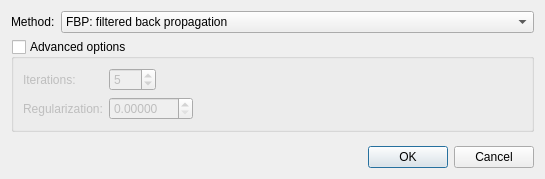
<?xml version="1.0" encoding="UTF-8"?>
<ui version="4.0">
 <class>TomoToolConfigAstra</class>
 <widget class="QDialog" name="TomoToolConfigAstra">
  <property name="windowModality">
   <enum>Qt::WindowModal</enum>
  </property>
  <property name="geometry">
   <rect>
    <x>0</x>
    <y>0</y>
    <width>545</width>
    <height>179</height>
   </rect>
  </property>
  <property name="windowTitle">
   <string>Astra Toolbox Configuration</string>
  </property>
  <layout class="QVBoxLayout" name="verticalLayout">
   <item>
    <layout class="QHBoxLayout" name="horizontalLayout_2">
     <item>
      <widget class="QLabel" name="label_method">
       <property name="text">
        <string>Method:</string>
       </property>
      </widget>
     </item>
     <item>
      <widget class="QComboBox" name="comboBox_method">
       <property name="sizePolicy">
        <sizepolicy hsizetype="Preferred" vsizetype="Fixed">
         <horstretch>1</horstretch>
         <verstretch>0</verstretch>
        </sizepolicy>
       </property>
       <item>
        <property name="text">
         <string>FBP: filtered back propagation</string>
        </property>
       </item>
       <item>
        <property name="text">
         <string>SIRT: statistical image reconstruction</string>
        </property>
       </item>
      </widget>
     </item>
    </layout>
   </item>
   <item>
    <widget class="QGroupBox" name="groupBox">
     <property name="title">
      <string>Advanced options</string>
     </property>
     <property name="checkable">
      <bool>true</bool>
     </property>
     <property name="checked">
      <bool>false</bool>
     </property>
     <layout class="QGridLayout" name="gridLayout">
      <item row="0" column="0">
       <widget class="QLabel" name="label_iter">
        <property name="text">
         <string>Iterations:</string>
        </property>
       </widget>
      </item>
      <item row="0" column="1">
       <widget class="QSpinBox" name="spinBox_iter">
        <property name="minimum">
         <number>1</number>
        </property>
        <property name="maximum">
         <number>999</number>
        </property>
        <property name="value">
         <number>5</number>
        </property>
       </widget>
      </item>
      <item row="0" column="2" colspan="2">
       <spacer name="horizontalSpacer_4">
        <property name="orientation">
         <enum>Qt::Horizontal</enum>
        </property>
        <property name="sizeHint" stdset="0">
         <size>
          <width>178</width>
          <height>20</height>
         </size>
        </property>
       </spacer>
      </item>
      <item row="1" column="0">
       <widget class="QLabel" name="label_cli_options">
        <property name="text">
         <string>Regularization:</string>
        </property>
       </widget>
      </item>
      <item row="1" column="1" colspan="2">
       <widget class="QDoubleSpinBox" name="doubleSpinBox_regularization">
        <property name="decimals">
         <number>5</number>
        </property>
        <property name="maximum">
         <double>180.000000000000000</double>
        </property>
       </widget>
      </item>
      <item row="1" column="3">
       <spacer name="horizontalSpacer_5">
        <property name="orientation">
         <enum>Qt::Horizontal</enum>
        </property>
        <property name="sizeHint" stdset="0">
         <size>
          <width>305</width>
          <height>20</height>
         </size>
        </property>
       </spacer>
      </item>
     </layout>
    </widget>
   </item>
   <item>
    <spacer name="verticalSpacer">
     <property name="orientation">
      <enum>Qt::Vertical</enum>
     </property>
     <property name="sizeHint" stdset="0">
      <size>
       <width>20</width>
       <height>0</height>
      </size>
     </property>
    </spacer>
   </item>
   <item>
    <layout class="QHBoxLayout" name="horizontalLayout">
     <item>
      <spacer name="horizontalSpacer">
       <property name="orientation">
        <enum>Qt::Horizontal</enum>
       </property>
       <property name="sizeHint" stdset="0">
        <size>
         <width>178</width>
         <height>20</height>
        </size>
       </property>
      </spacer>
     </item>
     <item>
      <widget class="QDialogButtonBox" name="buttonBox">
       <property name="orientation">
        <enum>Qt::Horizontal</enum>
       </property>
       <property name="standardButtons">
        <set>QDialogButtonBox::Cancel|QDialogButtonBox::Ok</set>
       </property>
      </widget>
     </item>
    </layout>
   </item>
  </layout>
 </widget>
 <resources/>
 <connections>
  <connection>
   <sender>buttonBox</sender>
   <signal>accepted()</signal>
   <receiver>TomoToolConfigAstra</receiver>
   <slot>accept()</slot>
   <hints>
    <hint type="sourcelabel">
     <x>248</x>
     <y>254</y>
    </hint>
    <hint type="destinationlabel">
     <x>157</x>
     <y>274</y>
    </hint>
   </hints>
  </connection>
  <connection>
   <sender>buttonBox</sender>
   <signal>rejected()</signal>
   <receiver>TomoToolConfigAstra</receiver>
   <slot>reject()</slot>
   <hints>
    <hint type="sourcelabel">
     <x>316</x>
     <y>260</y>
    </hint>
    <hint type="destinationlabel">
     <x>286</x>
     <y>274</y>
    </hint>
   </hints>
  </connection>
 </connections>
</ui>
